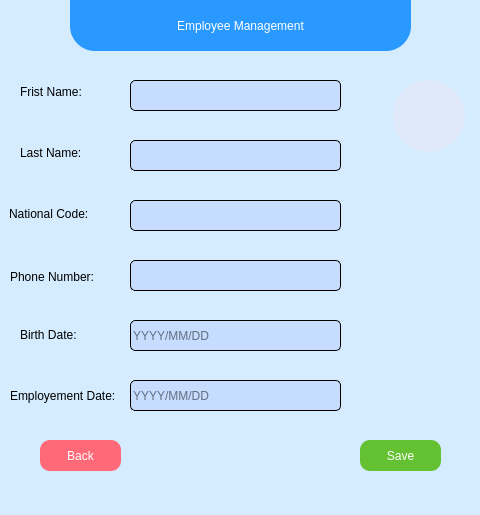
<?xml version="1.0" encoding="UTF-8"?>
<ui version="4.0">
 <class>MainWindow</class>
 <widget class="QMainWindow" name="MainWindow">
  <property name="geometry">
   <rect>
    <x>0</x>
    <y>0</y>
    <width>480</width>
    <height>515</height>
   </rect>
  </property>
  <property name="windowTitle">
   <string>Add to employees</string>
  </property>
  <property name="windowIcon">
   <iconset>
    <normaloff>img/employee.png</normaloff>img/employee.png</iconset>
  </property>
  <property name="styleSheet">
   <string notr="true">background-color: rgb(213, 236, 255);</string>
  </property>
  <widget class="QWidget" name="centralwidget">
   <widget class="QLabel" name="label">
    <property name="geometry">
     <rect>
      <x>70</x>
      <y>0</y>
      <width>341</width>
      <height>51</height>
     </rect>
    </property>
    <property name="styleSheet">
     <string notr="true">color: rgb(255, 255, 255);
background-color: rgb(41, 152, 255);
font: 700 italic 20pt &quot;Segoe UI&quot;;
border-bottom-left-radius: 25%;
border-bottom-right-radius: 25%;</string>
    </property>
    <property name="text">
     <string>Employee Management</string>
    </property>
    <property name="alignment">
     <set>Qt::AlignCenter</set>
    </property>
   </widget>
   <widget class="QLabel" name="label_2">
    <property name="geometry">
     <rect>
      <x>20</x>
      <y>82</y>
      <width>81</width>
      <height>20</height>
     </rect>
    </property>
    <property name="styleSheet">
     <string notr="true">font: 700 11pt &quot;Segoe UI&quot;;</string>
    </property>
    <property name="text">
     <string>Frist Name:</string>
    </property>
   </widget>
   <widget class="QLabel" name="label_3">
    <property name="geometry">
     <rect>
      <x>20</x>
      <y>143</y>
      <width>81</width>
      <height>20</height>
     </rect>
    </property>
    <property name="styleSheet">
     <string notr="true">font: 700 11pt &quot;Segoe UI&quot;;</string>
    </property>
    <property name="text">
     <string>Last Name:</string>
    </property>
   </widget>
   <widget class="QLabel" name="label_5">
    <property name="geometry">
     <rect>
      <x>9</x>
      <y>204</y>
      <width>111</width>
      <height>20</height>
     </rect>
    </property>
    <property name="styleSheet">
     <string notr="true">font: 700 11pt &quot;Segoe UI&quot;;</string>
    </property>
    <property name="text">
     <string>National Code:</string>
    </property>
   </widget>
   <widget class="QLabel" name="label_6">
    <property name="geometry">
     <rect>
      <x>20</x>
      <y>327</y>
      <width>81</width>
      <height>16</height>
     </rect>
    </property>
    <property name="styleSheet">
     <string notr="true">font: 700 11pt &quot;Segoe UI&quot;;</string>
    </property>
    <property name="text">
     <string>Birth Date:</string>
    </property>
   </widget>
   <widget class="QLineEdit" name="frist_name">
    <property name="geometry">
     <rect>
      <x>130</x>
      <y>80</y>
      <width>211</width>
      <height>31</height>
     </rect>
    </property>
    <property name="styleSheet">
     <string notr="true">font: 700 11pt &quot;Segoe UI&quot;;
 border: 1px solid black;
border-radius:5px;
background-color: rgb(198, 221, 255);</string>
    </property>
   </widget>
   <widget class="QLineEdit" name="last_name">
    <property name="geometry">
     <rect>
      <x>130</x>
      <y>140</y>
      <width>211</width>
      <height>31</height>
     </rect>
    </property>
    <property name="styleSheet">
     <string notr="true">font: 700 11pt &quot;Segoe UI&quot;;
 border: 1px solid black;
border-radius:5px;
background-color: rgb(198, 221, 255);</string>
    </property>
   </widget>
   <widget class="QLineEdit" name="nation_code">
    <property name="geometry">
     <rect>
      <x>130</x>
      <y>200</y>
      <width>211</width>
      <height>31</height>
     </rect>
    </property>
    <property name="styleSheet">
     <string notr="true">font: 700 11pt &quot;Segoe UI&quot;;
 border: 1px solid black;
border-radius:5px;
background-color: rgb(198, 221, 255);
</string>
    </property>
    <property name="placeholderText">
     <string/>
    </property>
   </widget>
   <widget class="QPushButton" name="added">
    <property name="geometry">
     <rect>
      <x>360</x>
      <y>440</y>
      <width>81</width>
      <height>31</height>
     </rect>
    </property>
    <property name="styleSheet">
     <string notr="true">QPushButton{
font: 700 12pt &quot;Segoe UI&quot;;
border-radius:10%;
background-color:#63c132;
color: rgb(255, 255, 255);
}
QPushButton:pressed{
	background-color: rgb(81, 157, 41);
}
</string>
    </property>
    <property name="text">
     <string>Save</string>
    </property>
   </widget>
   <widget class="QPushButton" name="back">
    <property name="geometry">
     <rect>
      <x>40</x>
      <y>440</y>
      <width>81</width>
      <height>31</height>
     </rect>
    </property>
    <property name="styleSheet">
     <string notr="true">QPushButton{
font: 700 12pt &quot;Segoe UI&quot;;
border-radius:10%;
background-color:#ff6978;
color: rgb(255, 255, 255);
}
QPushButton:pressed{
	background-color: rgb(227, 93, 107);
}
</string>
    </property>
    <property name="text">
     <string>Back</string>
    </property>
   </widget>
   <widget class="QLineEdit" name="date_birth">
    <property name="geometry">
     <rect>
      <x>130</x>
      <y>320</y>
      <width>211</width>
      <height>31</height>
     </rect>
    </property>
    <property name="styleSheet">
     <string notr="true">font: 700 11pt &quot;Segoe UI&quot;;
 border: 1px solid black;
border-radius:5px;
background-color: rgb(198, 221, 255);</string>
    </property>
    <property name="placeholderText">
     <string>YYYY/MM/DD</string>
    </property>
   </widget>
   <widget class="QLineEdit" name="date_employment">
    <property name="geometry">
     <rect>
      <x>130</x>
      <y>380</y>
      <width>211</width>
      <height>31</height>
     </rect>
    </property>
    <property name="styleSheet">
     <string notr="true">font: 700 11pt &quot;Segoe UI&quot;;
 border: 1px solid black;
border-radius:5px;
background-color: rgb(198, 221, 255);</string>
    </property>
    <property name="placeholderText">
     <string>YYYY/MM/DD</string>
    </property>
   </widget>
   <widget class="QLabel" name="label_7">
    <property name="geometry">
     <rect>
      <x>10</x>
      <y>388</y>
      <width>111</width>
      <height>16</height>
     </rect>
    </property>
    <property name="styleSheet">
     <string notr="true">font: 700 9pt &quot;Segoe UI&quot;;</string>
    </property>
    <property name="text">
     <string>Employement Date:</string>
    </property>
   </widget>
   <widget class="QLabel" name="label_image">
    <property name="geometry">
     <rect>
      <x>393</x>
      <y>80</y>
      <width>72</width>
      <height>72</height>
     </rect>
    </property>
    <property name="styleSheet">
     <string notr="true">background-color: rgb(224, 233, 250);
border-radius:36%;</string>
    </property>
    <property name="text">
     <string/>
    </property>
    <property name="pixmap">
     <pixmap>img/profile.png</pixmap>
    </property>
   </widget>
   <widget class="QLineEdit" name="phone">
    <property name="geometry">
     <rect>
      <x>130</x>
      <y>260</y>
      <width>211</width>
      <height>31</height>
     </rect>
    </property>
    <property name="styleSheet">
     <string notr="true">font: 700 11pt &quot;Segoe UI&quot;;
 border: 1px solid black;
border-radius:5px;
background-color: rgb(198, 221, 255);</string>
    </property>
    <property name="placeholderText">
     <string/>
    </property>
   </widget>
   <widget class="QLabel" name="label_8">
    <property name="geometry">
     <rect>
      <x>10</x>
      <y>269</y>
      <width>111</width>
      <height>16</height>
     </rect>
    </property>
    <property name="styleSheet">
     <string notr="true">font: 700 11pt &quot;Segoe UI&quot;;</string>
    </property>
    <property name="text">
     <string>Phone Number:</string>
    </property>
   </widget>
   <widget class="QPushButton" name="btn_webcam">
    <property name="geometry">
     <rect>
      <x>394</x>
      <y>180</y>
      <width>71</width>
      <height>41</height>
     </rect>
    </property>
    <property name="styleSheet">
     <string notr="true">QPushButton{
font: 700 10pt &quot;Segoe UI&quot;;
color: rgb(255, 255, 255);
border-radius: 25%;
}</string>
    </property>
    <property name="text">
     <string/>
    </property>
    <property name="icon">
     <iconset>
      <normaloff>img/webcam.png</normaloff>img/webcam.png</iconset>
    </property>
    <property name="iconSize">
     <size>
      <width>32</width>
      <height>32</height>
     </size>
    </property>
   </widget>
   <widget class="QPushButton" name="btn_filter">
    <property name="geometry">
     <rect>
      <x>394</x>
      <y>240</y>
      <width>71</width>
      <height>41</height>
     </rect>
    </property>
    <property name="styleSheet">
     <string notr="true">QPushButton{
font: 700 10pt &quot;Segoe UI&quot;;
color: rgb(255, 255, 255);
border-radius: 25%;
}</string>
    </property>
    <property name="text">
     <string/>
    </property>
    <property name="icon">
     <iconset>
      <normaloff>img/effect.png</normaloff>img/effect.png</iconset>
    </property>
    <property name="iconSize">
     <size>
      <width>32</width>
      <height>32</height>
     </size>
    </property>
   </widget>
  </widget>
  <widget class="QMenuBar" name="menubar">
   <property name="geometry">
    <rect>
     <x>0</x>
     <y>0</y>
     <width>480</width>
     <height>22</height>
    </rect>
   </property>
   <property name="styleSheet">
    <string notr="true">background-color: rgb(198, 221, 255);</string>
   </property>
  </widget>
  <widget class="QStatusBar" name="statusbar"/>
 </widget>
 <resources/>
 <connections/>
</ui>
